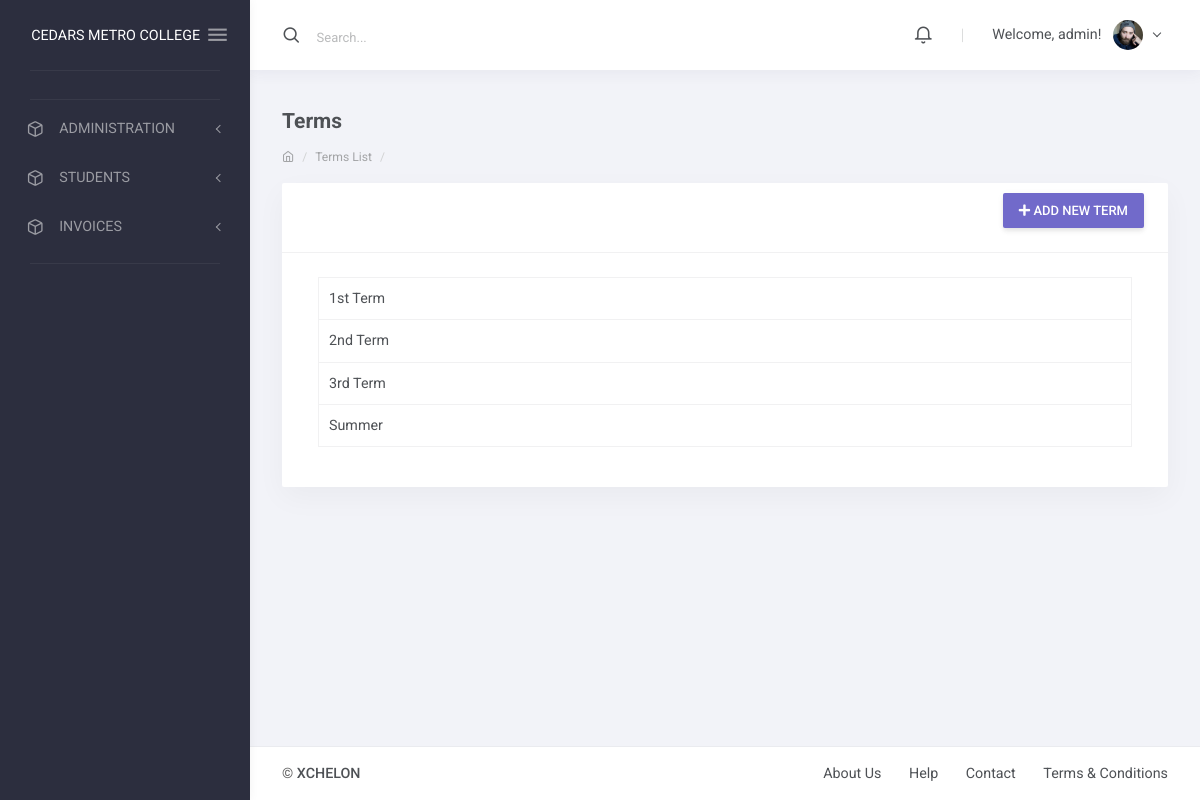
The page /term/list/ (signed in) on the database its author committed.
### apps/corecode/models.py (models this page shows)
class AcademicTerm(models.Model):
    name = models.CharField(max_length=20, unique=True)
    current = models.BooleanField(default=True)
    class Meta:
        ordering = ["name"]
    def __str__(self):
        return self.name

### apps/corecode/views.py (the view)
# urls.py: path("term/list/", TermListView.as_view(), name="terms"),
class TermListView(LoginRequiredMixin, SuccessMessageMixin, ListView):
    model = AcademicTerm
    template_name = "corecode/term_list.html"
    def get_context_data(self, **kwargs):
        context = super().get_context_data(**kwargs)
        context["form"] = AcademicTermForm()
        return context

### apps/corecode/forms.py
class AcademicTermForm(ModelForm):
    prefix = "Academic Term"
    class Meta:
        model = AcademicTerm
        fields = ["name", "current"]

### apps/finance/templatetags/finance_tags.py (called while the page is built)
@register.inclusion_tag('finance/notifications_tag.html')
def recent_notifications():
    notifications = Notification.objects.order_by('-timestamp')[:10]
    return {'notifications': notifications}

### apps/corecode/templates/corecode/term_list.html (shortened to what this page needs)
{% extends 'base.html' %}
{% load humanize %}
{% load widget_tweaks %}
{% block summary %}
                <div class="layout-content">
                    <div class="container-fluid flex-grow-1 container-p-y">
                        <h4 class="font-weight-bold py-3 mb-0">Terms</h4>
                        <div class="text-muted small mt-0 mb-3 d-block breadcrumb">
                            <ol class="breadcrumb">
                                <li class="breadcrumb-item"><a href=""><i class="feather icon-home"></i></a></li>
                                <li class="breadcrumb-item"><a href="{% url 'invoice-list' %}">Terms List</a></li>
                                <li class="breadcrumb-item active"></li>
                            </ol>
                        </div>
                        <div class="row">
                            <div class="col-xl-12">
                                <div class="card mb-4">
                                    <div class="card-header with-elements pb-0">
                                        <div class="card-header-elements ml-auto p-0 mb-4">
                                          <a class="btn btn-primary" href="#" data-toggle="modal" data-target="#modal1">
                                                <i class="fa fa-plus"></i>
                                                Add new Term
                                              </a>
                                        </div>
                                    </div>
                                    <div class="card-body">
                                       <div class="col-sm-12">
                                        <div class="table-responsive">
                                          <table class="table table-bordered">
                                            <tbody>
                                              {% for object in object_list %}
                                              <tr>
                                                <td>{{ object }}</td>
                                              </tr>
                                              {% endfor %}
                                            </tbody>
                                          </table>
                                        </div>
                                      </div>
                                </div>
                              </div>
                            </div>
                        </div>
                    </div>
                </div>
{% endblock summary %}

### templates/base.html (shortened to what this page needs)
{% load static %}
<!DOCTYPE html>
<html lang="en" class="material-style layout-fixed">
<head>
     <link href="{% static 'django_select2/django_select2.css' %}" rel="stylesheet" />
    <link rel="stylesheet" href="{% static 'assets/fonts/fontawesome.css' %}">
    <link rel="stylesheet" href="{% static 'assets/fonts/ionicons.css' %}">
    <link rel="stylesheet" href="{% static 'assets/fonts/linearicons.css' %}">
    <link rel="stylesheet" href="{% static 'assets/fonts/open-iconic.css' %}">
    <link rel="stylesheet" href="{% static 'assets/fonts/pe-icon-7-stroke.css' %}">
    <link rel="stylesheet" href="{% static 'assets/fonts/feather.css' %}">
    <link rel="stylesheet" href="{% static 'assets/css/bootstrap-material.css' %}">
    <link rel="stylesheet" href="{% static 'assets/css/shreerang-material.css' %}">
    <link rel="stylesheet" href="{% static 'assets/css/uikit.css' %}">
    <link rel="stylesheet" href="{% static 'assets/libs/perfect-scrollbar/perfect-scrollbar.css' %}">
    <link rel="stylesheet" href="{% static 'assets/libs/flot/flot.css' %}">
    <link rel="stylesheet" href="{% static 'plugins\select2\dist\css\select2.min.css' %}">
</head>
<body>
    <div class="layout-wrapper layout-2">
        <div class="layout-inner">
            {% include 'navbar.html' %}
            <div class="layout-container">
                <nav class="layout-navbar navbar navbar-expand-lg align-items-lg-center bg-white container-p-x" id="layout-navbar">
                    <div class="navbar-collapse collapse" id="layout-navbar-collapse">
                        <div class="navbar-nav align-items-lg-center">
                            <label class="nav-item navbar-text navbar-search-box p-0 active">
                                <i class="feather icon-search navbar-icon align-middle"></i>
                                <span class="navbar-search-input pl-2">
                                    <input type="text" class="form-control navbar-text mx-2" placeholder="Search...">
                                </span>
                            </label>
                        </div>
                        <div class="navbar-nav align-items-lg-center ml-auto">
                            <div class="demo-navbar-notifications nav-item dropdown mr-lg-3">
                                <a class="nav-link dropdown-toggle hide-arrow" href="#" data-toggle="dropdown">
                                    <i class="feather icon-bell navbar-icon align-middle"></i>
                                </a>
                                         {% load finance_tags %}
                            </div>
                            <div class="nav-item d-none d-lg-block text-big font-weight-light line-height-1 opacity-25 mr-3 ml-1">|</div>
                            <div class="demo-navbar-user nav-item dropdown">
                                <a class="nav-link dropdown-toggle" href="#" data-toggle="dropdown">
                                    <span class="d-inline-flex flex-lg-row-reverse align-items-center align-middle">
                                        <img src="assets/img/avatars/1.png" alt class="d-block ui-w-30 rounded-circle">
                                        <span class="px-1 mr-lg-2 ml-2 ml-lg-0">
                                            {% if user.is_authenticated %}
                                            Welcome, {{ user.username }}!
                                                {% else %}
                                            You are not logged in.
                                                {% endif %}
                                        </span>
                                    </span>
                                </a>
                            </div>
                        </div>
                    </div>
                </nav>
                {% block summary %}
                {% endblock summary %}
                    <nav class="layout-footer footer bg-white">
                        <div class="container-fluid d-flex flex-wrap justify-content-between text-center container-p-x pb-3">
                            <div class="pt-3">
                                <span class="footer-text font-weight-semibold">&copy; <a href="xchelon.com.ng" class="footer-link" target="_blank">XCHELON</a></span>
                            </div>
                            <div>
                                <a href="javascript:" class="footer-link pt-3">About Us</a>
                                <a href="javascript:" class="footer-link pt-3 ml-4">Help</a>
                                <a href="javascript:" class="footer-link pt-3 ml-4">Contact</a>
                                <a href="javascript:" class="footer-link pt-3 ml-4">Terms &amp; Conditions</a>
                            </div>
                        </div>
                    </nav>
                </div>
            </div>
        </div>
</body>
</html>

### static/assets/css/uikit.css (style rules this page uses)
.ui-w-30 { width: 30px !important; height: auto; }

### rows shown on the page
AcademicTerm: name "1st Term"
AcademicTerm: name "2nd Term"
AcademicTerm: name "3rd Term"
AcademicTerm: name "Summer"

### other values the page prints
{{ school_name | default:"CEDARS METRO COLLEGE" }} "CEDARS METRO COLLEGE"
{{ user.username }} "admin"
